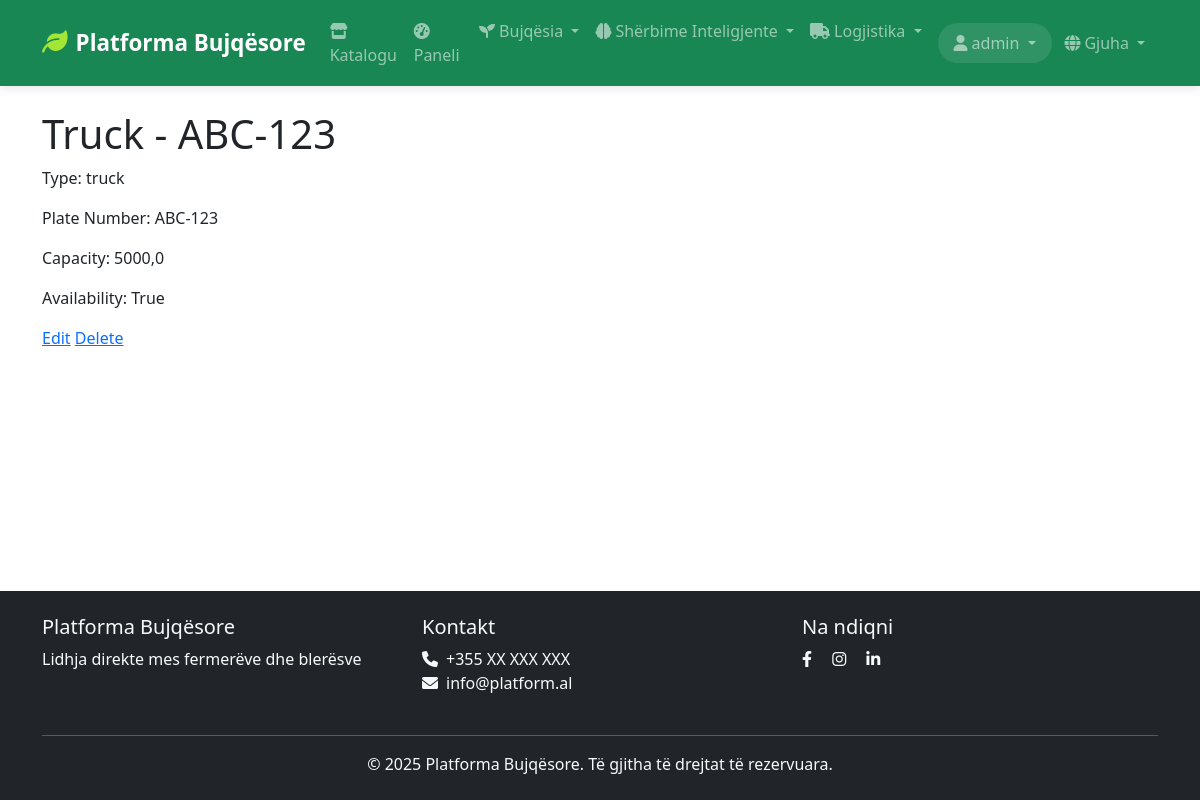
The page /sq/logistics/vehicles/1/ (signed in) on the database its author committed.
### logistics/models.py (models this page shows)
class Vehicle(models.Model):
    VEHICLE_TYPES = [
        ('truck', _('Truck')),
        ('van', _('Van')),
        ('refrigerated', _('Refrigerated Truck')),
        ('pickup', _('Pickup Truck')),
    ]
    vehicle_id = models.AutoField(primary_key=True)
    company = models.ForeignKey(TransportCompany, on_delete=models.CASCADE, related_name='vehicles')
    vehicle_type = models.CharField(max_length=50, choices=VEHICLE_TYPES, verbose_name=_('Vehicle Type'))
    plate_number = models.CharField(max_length=20, unique=True, verbose_name=_('Plate Number'))
    model = models.CharField(max_length=100, verbose_name=_('Model'))
    model_en = models.CharField(max_length=100, verbose_name=_('Model'), null=True, blank=True)
    model_sq = models.CharField(max_length=100, verbose_name=_('Model'), null=True, blank=True)
    year = models.IntegerField(verbose_name=_('Year'))
    capacity = models.FloatField(validators=[MinValueValidator(0)], verbose_name=_('Capacity (kg)'))
    availability = models.BooleanField(default=True, verbose_name=_('Is Available'))
    last_maintenance = models.DateField(verbose_name=_('Last Maintenance Date'))
    next_maintenance = models.DateField(verbose_name=_('Next Maintenance Date'))
    insurance_expiry = models.DateField(verbose_name=_('Insurance Expiry Date'))
    current_location = models.CharField(max_length=100, blank=True, null=True, verbose_name=_('Current Location'))
    current_location_en = models.CharField(max_length=100, blank=True, null=True, verbose_name=_('Current Location'))
    current_location_sq = models.CharField(max_length=100, blank=True, null=True, verbose_name=_('Current Location'))
    class Meta:
        verbose_name = _('Vehicle')
        verbose_name_plural = _('Vehicles')
    def __str__(self):
        return f"{self.get_vehicle_type_display()} - {self.plate_number}"

### logistics/views.py (the view)
# urls.py: path('vehicles/<int:pk>/', views.VehicleDetailView.as_view(), name='vehicle_detail'),
class VehicleDetailView(LoginRequiredMixin, DetailView):
    model = Vehicle
    template_name = 'logistics/vehicle_detail.html'
    context_object_name = 'vehicle'
    def get_context_data(self, **kwargs):
        context = super().get_context_data(**kwargs)
        context['current_shipment'] = self.object.shipments.filter(
            status__in=['picking_up', 'picked_up', 'in_transit', 'out_for_delivery']
        ).first()
        context['now'] = timezone.now()
        return context

### core/context_processors.py (called while the page is built)
def site_context(request):
    context = {
        'site_name': 'Platforma Bujqësore',
        'site_description': 'Platforma moderne për fermerët dhe blerësit',
        'current_site': Site.objects.get_current() if hasattr(Site, 'objects') else None,
    }
    if hasattr(request, 'user') and request.user.is_authenticated:
        try:
            from marketplace.models import Cart
            cart = Cart.objects.filter(user=request.user).first()
            context['cart_item_count'] = cart.item_count if cart else 0
        except:
            context['cart_item_count'] = 0
    else:
        context['cart_item_count'] = 0
    return context

### marketplace/models.py (called while the page is built)
    @property
    def item_count(self):
        return self.items.count()

### templates/logistics/vehicle_detail.html (shortened to what this page needs)
{% extends 'base.html' %}
{% block content %}
<h1>{{ vehicle }}</h1>
  <p>Type: {{ vehicle.vehicle_type }}</p>
  <p>Plate Number: {{ vehicle.plate_number }}</p>
  <p>Capacity: {{ vehicle.capacity }}</p>
  <p>Availability: {{ vehicle.availability }}</p>
  <a href="{% url 'logistics:vehicle_update' pk=vehicle.pk %}">Edit</a>
  <a href="{% url 'logistics:vehicle_delete' pk=vehicle.pk %}">Delete</a>
{% endblock %}

### templates/base.html (shortened to what this page needs)
<!DOCTYPE html>
<html lang="sq">
<head>
    {% load i18n %}
    <link href="https://cdn.jsdelivr.net/npm/bootstrap@5.3.0/dist/css/bootstrap.min.css" rel="stylesheet">
    <link href="https://cdnjs.cloudflare.com/ajax/libs/font-awesome/6.0.0/css/all.min.css" rel="stylesheet">
    {% load static %}
    <link href="{% static 'css/style.css' %}" rel="stylesheet">
</head>
<body>
    <nav class="navbar navbar-expand-lg navbar-dark bg-success">
        <div class="container">
            <a class="navbar-brand" href="{% url 'home' %}">
                <i class="fas fa-leaf me-2"></i>{% trans "Platforma Bujqësore" %}
            </a>
            <div class="collapse navbar-collapse" id="navbarNav">
                <ul class="navbar-nav me-auto">
                    <li class="nav-item">
                        <a class="nav-link" href="{% url 'product:list' %}">
                            <i class="fas fa-store me-1"></i>{% trans "Katalogu" %}
                        </a>
                    </li>
                    {% if user.is_authenticated %}
                        {% if user.farmer_profile %}
                            <li class="nav-item">
                                <a class="nav-link" href="{% url 'farmer:dashboard' %}">
                                    <i class="fas fa-tachometer-alt me-1"></i>{% trans "Paneli" %}
                                </a>
                            </li>
                            <li class="nav-item dropdown">
                                <a class="nav-link dropdown-toggle" href="#" id="farmerDropdown" role="button" data-bs-toggle="dropdown">
                                    <i class="fas fa-seedling me-1"></i>{% trans "Bujqësia" %}
                                </a>
                            </li>
                            <li class="nav-item dropdown">
                                <a class="nav-link dropdown-toggle" href="#" id="smartServicesDropdown" role="button" data-bs-toggle="dropdown">
                                    <i class="fas fa-brain me-1"></i>{% trans "Shërbime Inteligjente" %}
                                </a>
                            </li>
                        {% endif %}
                        <li class="nav-item dropdown">
                            <a class="nav-link dropdown-toggle" href="#" id="logisticsDropdown" role="button" data-bs-toggle="dropdown">
                                <i class="fas fa-truck me-1"></i>{% trans "Logjistika" %}
                            </a>
                        </li>
                    {% endif %}
                </ul>
                <ul class="navbar-nav">
                    {% if user.is_authenticated %}
                        <li class="nav-item dropdown">
                            <a class="nav-link dropdown-toggle" href="#" id="userDropdown" role="button" data-bs-toggle="dropdown">
                                <i class="fas fa-user me-1"></i>{{ user.get_full_name|default:user.username }}
                            </a>
                        </li>
                        <li class="nav-item dropdown">
                            <a class="nav-link dropdown-toggle" href="#" id="languageDropdown" role="button" data-bs-toggle="dropdown">
                                <i class="fas fa-globe me-1"></i>{% trans "Gjuha" %}
                            </a>
                        </li>
                    {% endif %}
                </ul>
            </div>
        </div>
    </nav>
    <main class="container py-4">
        {% block content %}
        {% endblock %}
    </main>
    <footer class="bg-dark text-light py-4 mt-5">
        <div class="container">
            <div class="row">
                <div class="col-md-4">
                    <h5>{% trans "Platforma Bujqësore" %}</h5>
                    <p>{% trans "Lidhja direkte mes fermerëve dhe blerësve" %}</p>
                </div>
                <div class="col-md-4">
                    <h5>{% trans "Kontakt" %}</h5>
                    <ul class="list-unstyled">
                        <li><i class="fas fa-phone me-2"></i>+355 XX XXX XXX</li>
                        <li><i class="fas fa-envelope me-2"></i>info@platform.al</li>
                    </ul>
                </div>
                <div class="col-md-4">
                    <h5>{% trans "Na ndiqni" %}</h5>
                    <div class="social-links">
                        <a href="#" class="text-light me-3"><i class="fab fa-facebook-f"></i></a>
                        <a href="#" class="text-light me-3"><i class="fab fa-instagram"></i></a>
                        <a href="#" class="text-light"><i class="fab fa-linkedin-in"></i></a>
                    </div>
                </div>
            </div>
            <hr class="mt-4">
            <div class="text-center">
                <p class="mb-0">&copy; {% now "Y" %} {% trans "Platforma Bujqësore" %}. {% trans "Të gjitha të drejtat të rezervuara." %}</p>
            </div>
        </div>
    </footer>
</body>
</html>

### static/css/style.css (style rules this page uses)
:root { --primary-color: #198754; --secondary-color: #6c757d; --light-bg: #f8f9fa; }
body { min-height: 100vh; display: flex; flex-direction: column; }
main { flex: 1; }
.navbar-brand i { color: #a3e635; }
footer { background-color: #343a40; }
.social-links a { transition: color 0.2s; }
.navbar { box-shadow: 0 2px 10px rgba(0,0,0,0.1); transition: all 0.3s ease; }
.navbar-brand { font-weight: 600; font-size: 1.4rem; }
.navbar-brand i { color: #a3e635; font-size: 1.6rem; }
.navbar-nav .nav-link { position: relative; transition: all 0.3s ease; font-weight: 500; padding: 0.7rem 1rem; }
.navbar-nav .nav-link i { transition: all 0.3s ease; }
#userDropdown { background: rgba(255,255,255,0.1); border-radius: 25px; padding: 0.5rem 1rem; margin-left: 0.5rem; }
#languageDropdown { border-radius: 20px; padding: 0.5rem 0.8rem; }
html { scroll-behavior: smooth; }

### rows shown on the page
Vehicle: vehicle_type+plate_number "Truck - ABC-123", vehicle_type "truck", plate_number "ABC-123", capacity "5000,0", availability "True"

### other values the page prints
{{ user.get_full_name|default:user.username }} "admin"
